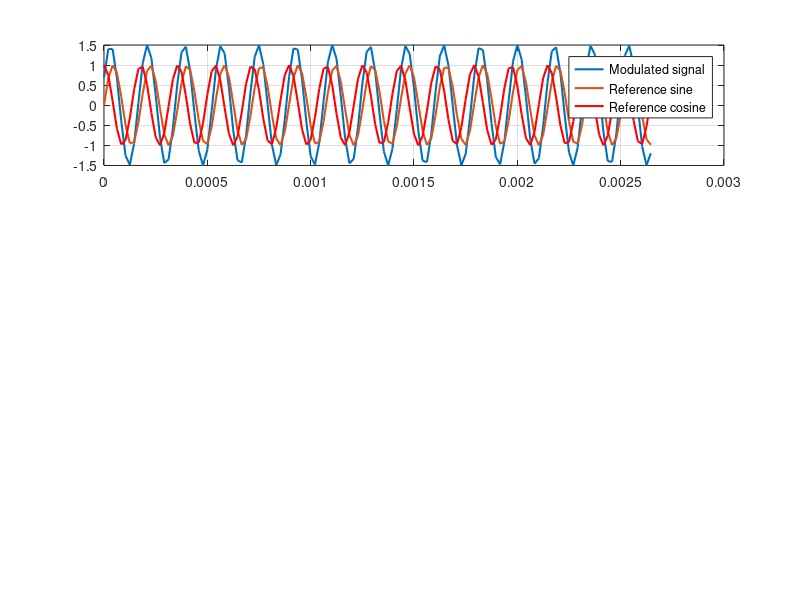

This chart was generated by the following MATLAB code: (Note: this script raises an error after producing the figure.)
% Program for testing Algorithms to calculate I and Q.
% In this example the I and Q components of two input signals (Tx and Rx)
% is calculated. 
% The two input signals are each multiplied with a sine and cosine signal,
% the dot product of the signals. The for resulting signals are lowpass
% filtered to extract the DC-Part of the dot product. Afterwards the mean
% value of the filtered signals is calculated, which then represents the I
% and Q data for the two input signals. From those four values (I and Q
% from Tx and Rx) the phase difference between the two signals can be
% calculated.  

clear

% ----------------------------------
% --- configure the simuilation ----
% ----------------------------------

ftx  = 5585;            % Tx Frequency, corresponds to Bird frequency
ATx = 1.5;                % Amplitude of Tx Signal, digital value
ARx = 0.25*ATx;         % Amplitude of Rx Signal, digital value
                        % so far, no direct path from Tx to Rx (perfect
                        % bucking)

noiseTx = 0.0*ATx ; % amplitude of noise in Tx signal
noiseRx = 0.0*ARx ; % amplitude of noise in Rx signal

RxPhase = 20;       % Phase of Rx signal in degree in relation to Tx.
                    % Tx signal starts with a random phase.

Aref = 1;           % amplitude of reference Signal for I-Q Demodulation
fref = 5585;        % frequency of reference signal

fs = 48000;         % samling rate in samples per second
N = 128;           % Number of samples, corresponds to sample length
                    % sample time: (N-i1)/fs ~= N/fs

% ------------------------------
% ---- end of configuration ----
% ------------------------------

% ---- time vector ----
t = 0:(1/fs):(N-1)/fs;  % N values with the distance of Ts=1/fs


% ---- Signals to calculate I and Q from ----
initphase = 2*pi*rand(1);               % initial phase of Tx Signal, random

TxPhase = initphase;                    % Tx starting phase
RxPhase = initphase+((pi/180)*RxPhase); % Phase of Rx Signal in relation to Tx

Stx = ATx*cos(2*pi*ftx*t+TxPhase) + noiseTx*rand(size(t)); % Signal 1
Srx = ARx*cos(2*pi*ftx*t+RxPhase) + noiseRx*rand(size(t)); % Signal 2

% ---- Reference Signal -----
coswave = Aref*cos(2*pi*fref*t);
sinwave = Aref*sin(2*pi*fref*t);

% ---- muiltiplication with reference signal ----
dotItx = coswave.*Stx; % dot product of Tx signal with I component of reference signal
dotQtx = sinwave.*Stx; % dot product of Tx signal with Q component of reference signal

dotIrx = coswave.*Srx; % dot product of Rx signal with I component of reference signsl 
dotQrx = sinwave.*Srx; % dot product of Rx sgianl with Q component of reference signal

% --- spectrum of mixed signals ----

f = ((-N/2):(N/2-1))*(fs/N); % frequency vector
specIrx = fft(dotIrx)./length(dotIrx);  % FFT of dot product of Rx Signal 
                                        % and I component of reference signal
specIrx = fftshift(specIrx);            % shifting 0Hz to the middle of plot

specQrx = fft(dotQrx)./length(dotQrx);  % FFT of dot product of Rx Signal 
                                        % and Q component of reference signal
specQrx = fftshift(specQrx);            % shifting 0Hz to middle of plot

% spectrum of dotproduct of Tx signal not calculated to make 
% plot not too messy

% ---- lowpassfiltering I- and Q-Data with FIR filter -----

n = 30;             % FIR filter order

%Wn = 0.5; 
Wn = (50*2)/fs;      % cut-off frequency 0 < Wn < 1, 1 corresponds to fs/2
B = fir1(n,Wn) ;     % calculating filter coefficients 

% figure(2)         %plotting frequency and phase respons of filter
% clf
% freqz(B)

dotItxlp = filter(B,1,dotItx);  % filter dot products
dotQtxlp = filter(B,1,dotQtx);  % filter dot products

dotIrxlp = filter(B,1,dotIrx);  % filter dot products
dotQrxlp = filter(B,1,dotQrx);  % filter dot products

% ---- calculate I and Q through averaging -----
Itx = mean(dotItxlp(n+1:length(dotItxlp-1))); % Inphase value of Tx signal
                                   % discard first n+1 values because 
                                   % of the transient of the LP-Filter.
                                   % Multiply by 2 to compensate for 
                                   % half the energy that was in the 
                                   % high frequency part of the dot
                                   % product (see the math for details).                             
                                 
Qtx = mean(dotQtxlp(n+1:length(dotQtxlp-1))); % Quadrature value of Tx signal 

Irx = mean(dotIrxlp(n+1:length(dotIrxlp-1))); % Inphase of Rx Signal
Qrx = mean(dotQrxlp(n+1:length(dotQrxlp-1))); % Quadrature of Rx Signal

fprintf('Itx = %f\n',Itx)
fprintf('Qtx = %f\n\n',Qtx)

fprintf('Irx = %f\n',Irx)
fprintf('Qrx = %f\n',Qrx)

% ---- calculate Amplitude of Tx and Rx -----

ATxdemod = 2* sqrt((Itx^2)+(Qtx^2)); % calculated amplitude of Tx signal
ARxdemod = 2*sqrt((Irx^2)+(Qrx^2)); % calculated amplitude of Rx signal

% ---- calculate Phase of Tx and Rx -----
% phase is calculated in degress from Inphase axis counterclockwise 
% and only positive. When the phase of Rx and Tx is calculated
% the quadrant is checked and the result of the atan() "corrected" to
% a positive value. For details check definition of arctan.

phitx = 0;  % initialize variable
phirx = 0;  % initialize variable
    
% Tx Phase:
if((Itx>=0) && (Qtx>=0))        % first Quadrant
   phitx = atan(Qtx/Itx);       
elseif((Itx<0) && (Qtx>=0))     %second quadrant
    phitx = atan(Qtx/Itx) + pi; 
elseif((Itx<0) && (Qtx<0))      % third qudrant
    phitx = atan(Qtx/Itx) + pi;
elseif((Itx>=0) && (Qtx<0))     % fourth quadrant
    phitx = atan(Qtx/Itx) + (2*pi);
else
    fprintf('something wrong with calculating the tx phase')
end

% Rx Phase:
if((Irx>=0) && (Qrx>=0))        % first Quadrant
   phirx = atan(Qrx/Irx);  
elseif((Irx<0) && (Qrx>=0))     %second quadrant
    phirx = atan(Qrx/Irx) + pi;
elseif((Irx<0) && (Qrx<0))      % third qudrant
    phirx = atan(Qrx/Irx) + pi;
elseif((Irx>=0) && (Qrx<0))     % fourth quadrant
    phirx = atan(Qrx/Irx) + (2*pi);
else
    fprintf('something wrong with calculating the rx phase')
end

phitx = phitx*(180/pi); % converting rad in degree
phirx = phirx*(180/pi); % converting rad in degree

% ---- Phasedifference between Rx and Tx ----
% Rx is assumed to always lag behin Tx. If phase angle of Rx is greater
% than angle of the Tx signal, than Tx Signal is assumed to crossed the
% Inphase axis from the fourth quadrant and 360degree is added to Tx phase. 

phidiff = 0; % initialize variable

if(phitx>=phirx)           % Tx Phase is greater than Rx Phase
    phidiff = phitx-phirx;
elseif(phitx<phirx)        % Tx Phase smaller than Rx phase 
    phidiff = 360+phitx-phirx;
else
    fprintf('ERROR calculating phasedifference')
end

fprintf('\nTx Phase: %f\n',phitx)
fprintf('Rx Phase: %f\n',phirx)
fprintf('Rx is signal is %f degrees behin Tx\n',phidiff)

% --- Plots -----
figure(1)
clf
subplot(3,1,1)
plot(t,Stx,'LineWidth',1.5)
hold on 
grid on
plot(t,sinwave,'LineWidth',1.5)
plot(t,coswave,'r','LineWidth',1.5)
l = legend('Modulated signal','Reference sine', 'Reference cosine');
l.FontSize = 15;
title('(a) Input and Reference signals','FontName','Times New Roman','FontSize',24)
xlabel('Time (seconds)','FontName','Times New Roman','FontSize',24)
ylabel('Amplitude (Volts)','FontName','Times New Roman','FontSize',24)

subplot(3,1,2)
plot(t,dotIrx,'LineWidth',1.5)
hold on
grid on
plot(t,dotQrx,'r','LineWidth',1.5)
l = legend('Dot I','Dot Q');
l.FontSize = 15;
title('(b) Dot product of the modulated signal with reference signals'...
    ,'FontName','Times New Roman','FontSize',24)
xlabel('Time (seconds)','FontName','Times New Roman','FontSize',24)
ylabel('Amplitude (Volts)','FontName','Times New Roman','FontSize',24)

subplot(3,1,3)
plot(t,dotIrxlp,'LineWidth',1.5)
hold on
grid on
plot(t,dotQrxlp,'LineWidth',1.5)
title('(c) dot I and dot Q after lowpass filter','FontName','Times New Roman','FontSize',24)
l = legend('dot I lowpass','dot Q lowpass');
l.FontSize = 15;
xlabel('Time (seconds)','FontName','Times New Roman','FontSize',24)
ylabel('Amplitude (Volts)','FontName','Times New Roman','FontSize',24)

